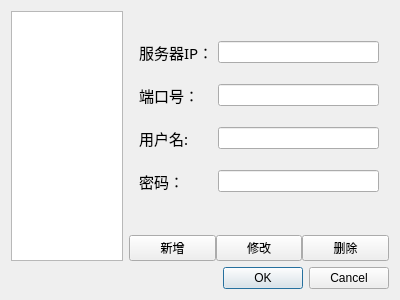
<?xml version="1.0" encoding="UTF-8"?>
<ui version="4.0">
 <class>Dialog</class>
 <widget class="QDialog" name="Dialog">
  <property name="geometry">
   <rect>
    <x>0</x>
    <y>0</y>
    <width>400</width>
    <height>300</height>
   </rect>
  </property>
  <property name="windowTitle">
   <string>Dialog</string>
  </property>
  <layout class="QVBoxLayout" name="verticalLayout_2">
   <item>
    <layout class="QHBoxLayout" name="horizontalLayout" stretch="3,7">
     <item>
      <widget class="QListWidget" name="listWidget"/>
     </item>
     <item>
      <layout class="QVBoxLayout" name="verticalLayout" stretch="9,1">
       <property name="spacing">
        <number>0</number>
       </property>
       <item>
        <layout class="QFormLayout" name="formLayout_2">
         <property name="horizontalSpacing">
          <number>4</number>
         </property>
         <property name="verticalSpacing">
          <number>20</number>
         </property>
         <property name="leftMargin">
          <number>10</number>
         </property>
         <property name="topMargin">
          <number>30</number>
         </property>
         <property name="rightMargin">
          <number>10</number>
         </property>
         <property name="bottomMargin">
          <number>30</number>
         </property>
         <item row="0" column="0">
          <widget class="QLabel" name="label">
           <property name="font">
            <font>
             <family>微软雅黑</family>
             <pointsize>11</pointsize>
            </font>
           </property>
           <property name="text">
            <string>服务器IP：</string>
           </property>
          </widget>
         </item>
         <item row="0" column="1">
          <widget class="QLineEdit" name="IPConfig_Edit"/>
         </item>
         <item row="1" column="0">
          <widget class="QLabel" name="label_2">
           <property name="font">
            <font>
             <family>微软雅黑</family>
             <pointsize>11</pointsize>
            </font>
           </property>
           <property name="text">
            <string>端口号：</string>
           </property>
          </widget>
         </item>
         <item row="1" column="1">
          <widget class="QLineEdit" name="PortConfig_Edit"/>
         </item>
         <item row="2" column="0">
          <widget class="QLabel" name="label_3">
           <property name="font">
            <font>
             <family>微软雅黑</family>
             <pointsize>11</pointsize>
            </font>
           </property>
           <property name="text">
            <string>用户名:</string>
           </property>
          </widget>
         </item>
         <item row="2" column="1">
          <widget class="QLineEdit" name="UserConfig_Edit"/>
         </item>
         <item row="3" column="0">
          <widget class="QLabel" name="label_4">
           <property name="font">
            <font>
             <family>微软雅黑</family>
             <pointsize>11</pointsize>
            </font>
           </property>
           <property name="text">
            <string>密码：</string>
           </property>
          </widget>
         </item>
         <item row="3" column="1">
          <widget class="QLineEdit" name="PassConfig_Edit"/>
         </item>
        </layout>
       </item>
       <item>
        <layout class="QHBoxLayout" name="horizontalLayout_2">
         <property name="spacing">
          <number>0</number>
         </property>
         <item>
          <widget class="QPushButton" name="addServer_Button">
           <property name="text">
            <string>新增</string>
           </property>
          </widget>
         </item>
         <item>
          <widget class="QPushButton" name="modServer_Button">
           <property name="text">
            <string>修改</string>
           </property>
          </widget>
         </item>
         <item>
          <widget class="QPushButton" name="delServer_Button">
           <property name="text">
            <string>删除</string>
           </property>
          </widget>
         </item>
        </layout>
       </item>
      </layout>
     </item>
    </layout>
   </item>
   <item>
    <widget class="QDialogButtonBox" name="buttonBox">
     <property name="orientation">
      <enum>Qt::Horizontal</enum>
     </property>
     <property name="standardButtons">
      <set>QDialogButtonBox::Cancel|QDialogButtonBox::Ok</set>
     </property>
    </widget>
   </item>
  </layout>
 </widget>
 <resources/>
 <connections>
  <connection>
   <sender>buttonBox</sender>
   <signal>accepted()</signal>
   <receiver>Dialog</receiver>
   <slot>accept()</slot>
   <hints>
    <hint type="sourcelabel">
     <x>248</x>
     <y>254</y>
    </hint>
    <hint type="destinationlabel">
     <x>157</x>
     <y>274</y>
    </hint>
   </hints>
  </connection>
  <connection>
   <sender>buttonBox</sender>
   <signal>rejected()</signal>
   <receiver>Dialog</receiver>
   <slot>reject()</slot>
   <hints>
    <hint type="sourcelabel">
     <x>316</x>
     <y>260</y>
    </hint>
    <hint type="destinationlabel">
     <x>286</x>
     <y>274</y>
    </hint>
   </hints>
  </connection>
 </connections>
</ui>
